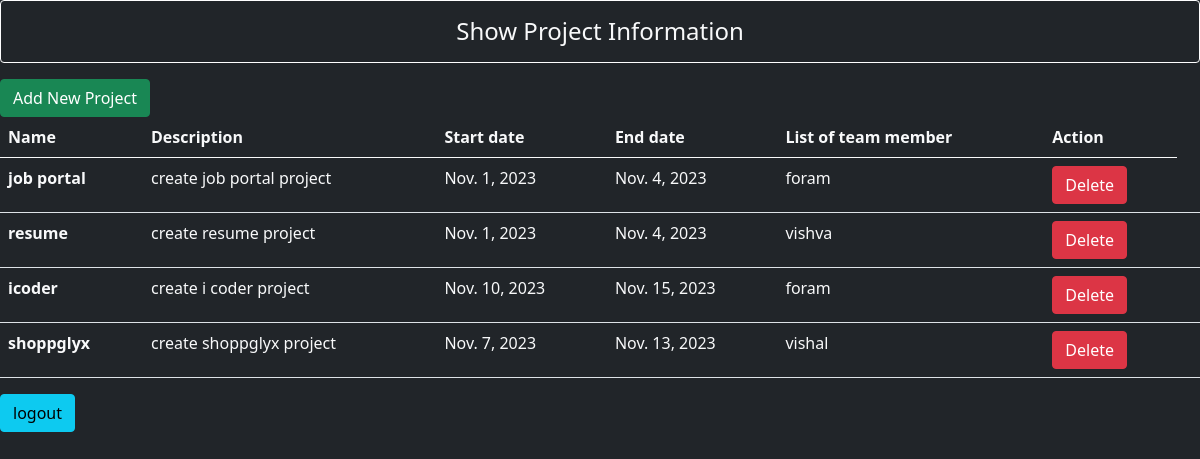
The page /admin_home/ on the database its author committed.
### app/models.py (models this page shows)
class Project(models.Model):
    id = models.IntegerField(auto_created=True,primary_key=True)
    name = models.CharField(max_length=255)
    description = models.CharField(max_length=255)
    start_date = models.DateField(null=False)
    end_date = models.DateField(null=False)
    list_of_team_member = models.ForeignKey(User,on_delete=models.CASCADE)

class User(AbstractUser):
    is_developer = models.BooleanField('is_developer',default=False)
    is_manager = models.BooleanField('is_manager',default=False)
    is_admin = models.BooleanField('is_admin',default=False)

### app/views.py (the view)
# urls.py: path('admin_home/',views.admin_home,name='admin_home'),
def admin_home(request):
    projects = Project.objects.all()
    return render(request,'app/admin_home.html',{'projects':projects})

### app/templates/app/admin_home.html (shortened to what this page needs)
<!DOCTYPE html>
<html lang="en">
<head>
    <link href="https://cdn.jsdelivr.net/npm/bootstrap@5.0.2/dist/css/bootstrap.min.css" rel="stylesheet">
 </head>
<body class="bg-dark text-light">
    <div class="row">
        <div class="">
            <h4 class="text-center alert alert-grey border border-white">Show Project Information</h4>
            <a href="{% url "add_project" %}" class="btn btn-success btn-smx">Add New Project</a>
            {% if projects %}
            <table class="table table-hover-light text-light">
                <thead>
                  <tr>
                    <th scope="col">Name</th>
                    <th scope="col">Description</th>
                    <th scope="col">Start date</th>
                    <th scope="col">End date</th>
                    <th scope="col">List of team member</th>
                    <th scope="col">Action</th>
                  </tr>
                </thead>
                <tbody>
                    {% for p in projects %}
                  <tr>
                    <th scope="row">{{p.name}}</th>
                    <td>{{p.description}}</td>
                    <td>{{p.start_date}}</td>
                    <td>{{p.end_date}}</td>
                    <td>{{p.list_of_team_member}}</td>
                    <td>
                         <form action="{% url 'deletedata' p.id %}" method='POST' class='d-inline'>
                            <input type="submit" value="Delete" class='btn btn-danger'>
                        </form>
                    </td>
                    <td>
                  </tr>
                  {% endfor %}
                </tbody>
              </table>
            {% else %}
                <h4 class="text-center alert alert-warning">No record</h4>
            {% endif %}
            <a href="{% url "logout" %}" class="btn btn-info btn-smx">logout</a>
        </div>
</body>
</html>

### rows shown on the page
Project: name "job portal", description "create job portal project", start_date "Nov. 1, 2023", end_date "Nov. 4, 2023", list_of_team_member "foram"
Project: name "resume", description "create resume project", start_date "Nov. 1, 2023", end_date "Nov. 4, 2023", list_of_team_member "vishva"
Project: name "icoder", description "create i coder project", start_date "Nov. 10, 2023", end_date "Nov. 15, 2023", list_of_team_member "foram"
Project: name "shoppglyx", description "create shoppglyx project", start_date "Nov. 7, 2023", end_date "Nov. 13, 2023", list_of_team_member "vishal"
